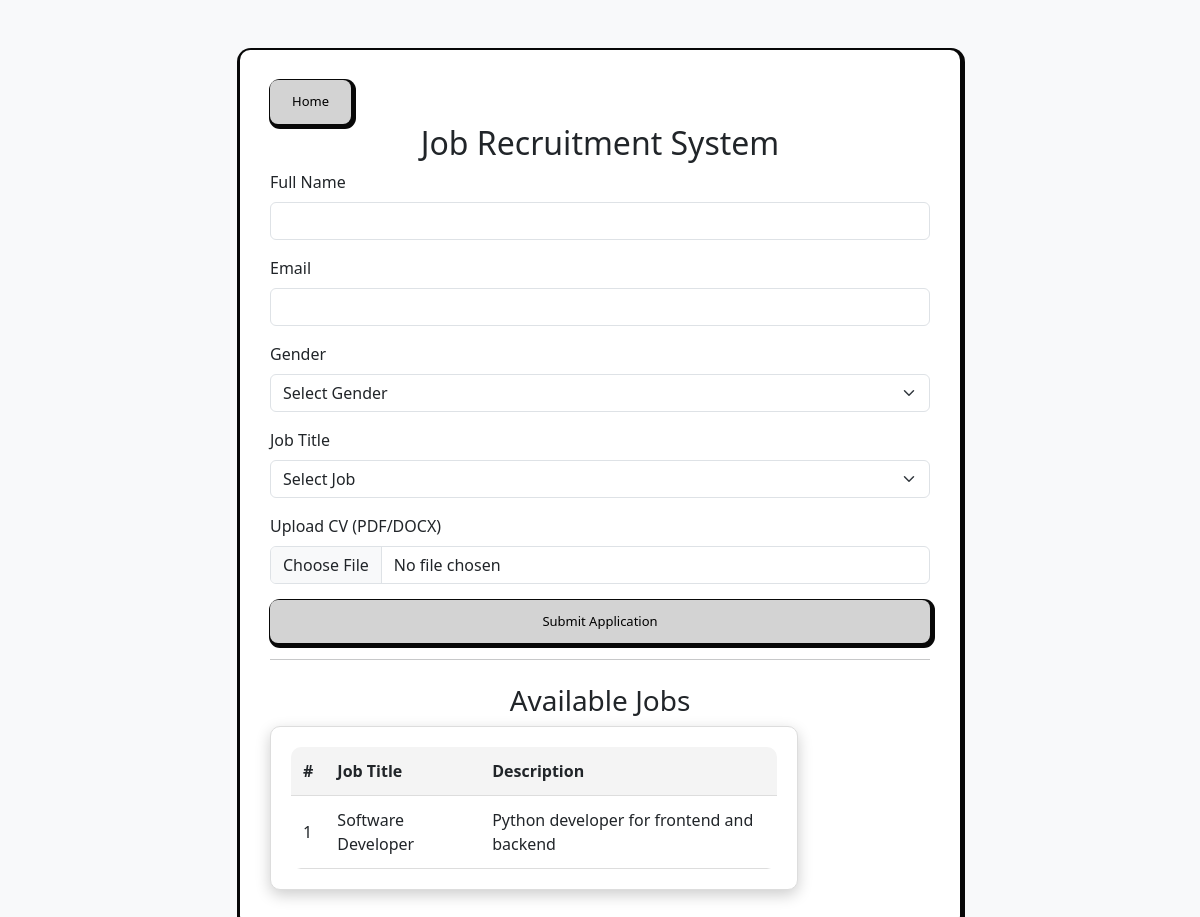
Before: /recruitment-dashboard/ with the older database file.
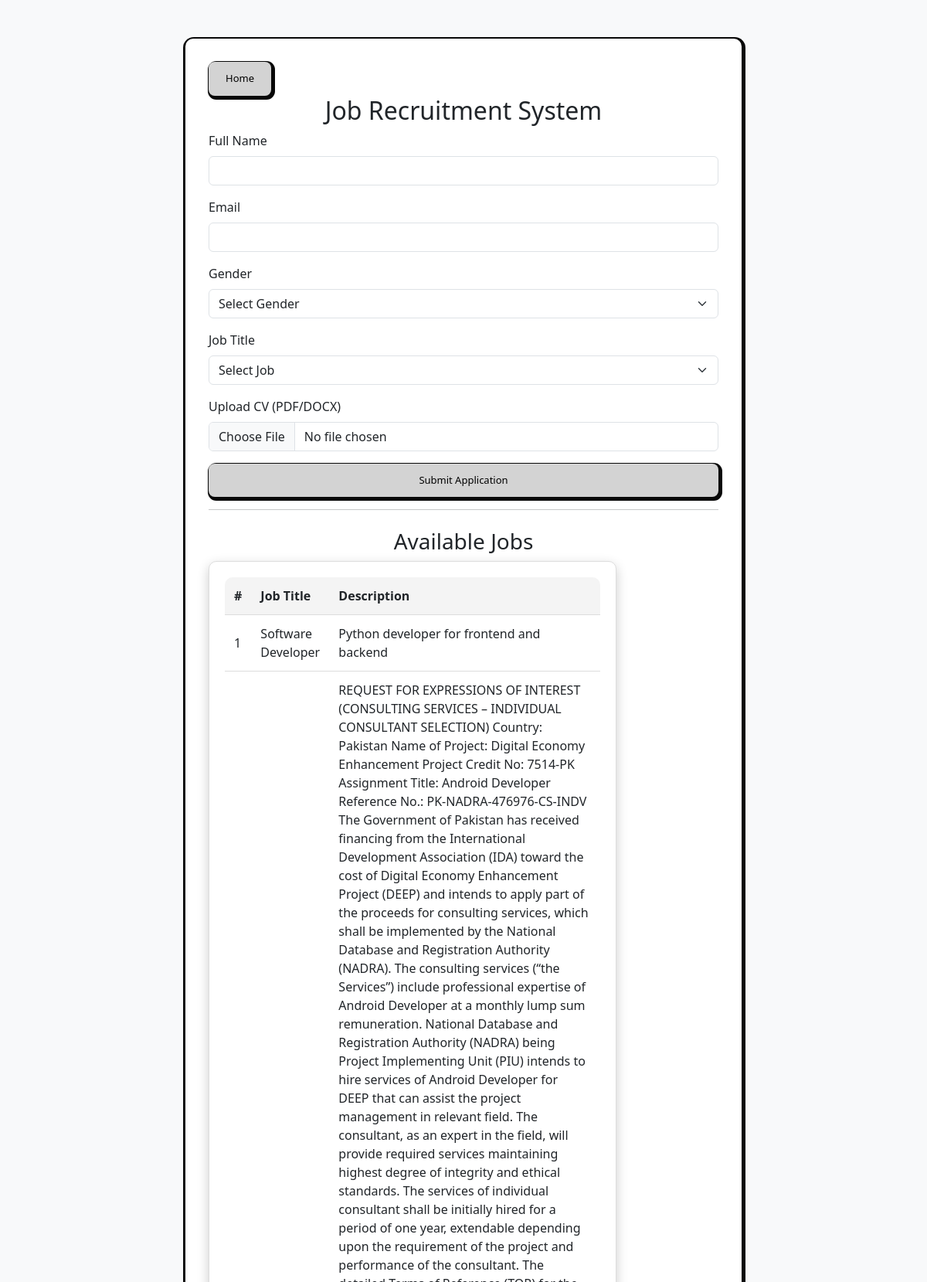
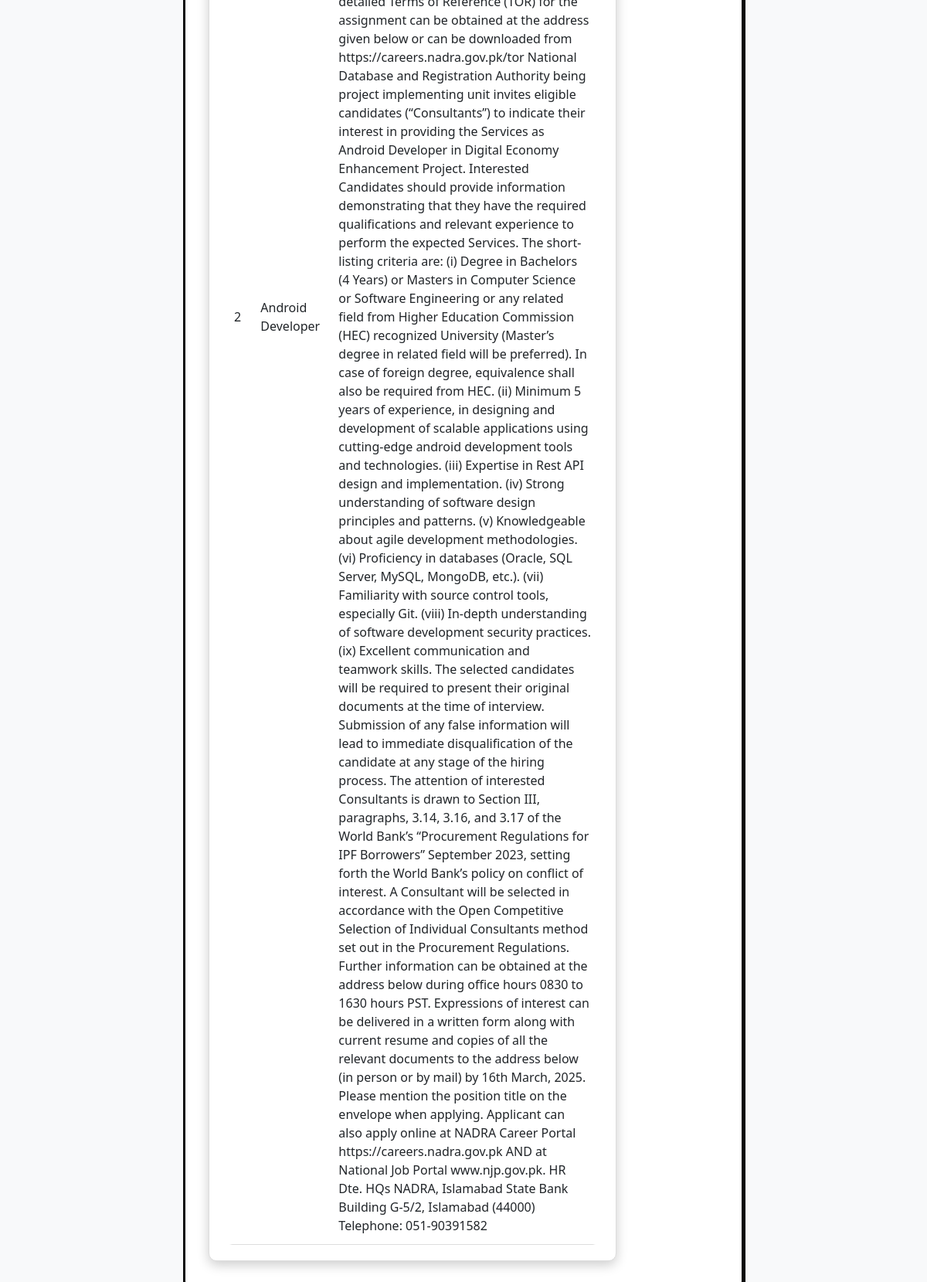
After: the same page with the newer database file (2 pictures, top to bottom).
### recruitment/models.py (models this page shows, shortened)
class Job(models.Model):
    title = models.CharField(max_length=255, unique=True)  # Unique job titles
    description = models.TextField()
    required_skills = models.TextField()

### recruitment/views.py (the view)
# urls.py: path('recruitment-dashboard/', views.recruitment_dashboard, name='recruitment_dashboard'),
def recruitment_dashboard(request):
    jobs = Job.objects.all()  # Fix: Added ()
    return render(request, 'job_recruitment.html', {'jobs': jobs})

### recruitment/templates/job_recruitment.html (shortened to what this page needs)
<!DOCTYPE html>
<html lang="en">
<head>
  <link rel="stylesheet" href="https://cdn.jsdelivr.net/npm/bootstrap@5.3.0/dist/css/bootstrap.min.css">
</head>
<body>
  <div class="container">
      <a href="{% url 'home' %}"><button class="home">Home</button></a>
      <h2 class="text-center">Job Recruitment System</h2>
      <form action="{% url 'upload_cv' %}" method="POST" enctype="multipart/form-data">
          <div class="mb-3">
              <label for="name" class="form-label">Full Name</label>
              <input type="text" class="form-control" id="name" name="name" required>
          </div>
          <div class="mb-3">
              <label for="email" class="form-label">Email</label>
              <input type="email" class="form-control" id="email" name="email" required>
          </div>
          <div class="mb-3">
              <label for="gender" class="form-label">Gender</label>
              <select class="form-select" id="gender" name="gender" required>
                  <option value="">Select Gender</option>
              </select>
          </div>
          <div class="mb-3">
              <label for="job" class="form-label">Job Title</label>
              <select class="form-select" id="job" name="job" required>
                  <option value="">Select Job</option>
              </select>
          </div>
          <div class="mb-3">
              <label for="cv" class="form-label">Upload CV (PDF/DOCX)</label>
              <input type="file" class="form-control" id="cv" name="cv" accept=".pdf,.docx" required>
          </div>
          <button type="submit" class="btn btn-primary w-100">Submit Application</button>
      </form>
      <hr>
      <h3 class="text-center mt-4">Available Jobs</h3>
      <div class="table-container">
        <table>
            <thead>
                <tr>
                    <th>#</th>
                    <th>Job Title</th>
                    <th>Description</th>
                </tr>
            </thead>
            <tbody id="jobTableBody mt-3" >
                {% for job in jobs %}
                <tr>
                    <td>{{ forloop.counter }}</td>
                    <td>{{ job.title }}</td>
                    <td>{{job.description}}</td>
                </tr>
                {% endfor %}
            </tbody>
        </table>
    </div>
</div>
</body>
</html>

Changed rows visible on the page:
added Job: title "Android Developer", description "REQUEST FOR EXPRESSIONS OF INTEREST (CONSULTING SERVICES – INDIVIDUAL CONSULTANT SELECTION) Country: Pakistan Name of Project: Digital Economy Enhancement Project Credit No: 7514-PK Assignment Title: Android Developer Reference No.: PK-NADRA-476976-CS-INDV The Government of Pakistan has received financing from the International Development Association (IDA) toward the cost of Digital Economy Enhancement Project (DEEP) and intends to apply part of the proceeds for consulting services, which shall be implemented by the National Database and Registration Authority (NADRA). The consulting services (“the Services”) include professional expertise of Android Developer at a monthly lump sum…"
